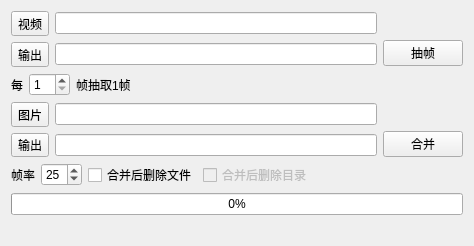
<?xml version="1.0" encoding="UTF-8"?>
<ui version="4.0">
 <class>Form</class>
 <widget class="QWidget" name="Form">
  <property name="geometry">
   <rect>
    <x>0</x>
    <y>0</y>
    <width>474</width>
    <height>246</height>
   </rect>
  </property>
  <property name="minimumSize">
   <size>
    <width>474</width>
    <height>246</height>
   </size>
  </property>
  <property name="maximumSize">
   <size>
    <width>474</width>
    <height>246</height>
   </size>
  </property>
  <property name="windowTitle">
   <string>vitool</string>
  </property>
  <layout class="QVBoxLayout" name="verticalLayout_3">
   <item>
    <layout class="QHBoxLayout" name="horizontalLayout_5">
     <item>
      <layout class="QVBoxLayout" name="verticalLayout">
       <item>
        <layout class="QHBoxLayout" name="horizontalLayout_3">
         <item>
          <widget class="QToolButton" name="button_video">
           <property name="text">
            <string>视频</string>
           </property>
          </widget>
         </item>
         <item>
          <widget class="QLineEdit" name="lineEdit_videopath">
           <property name="enabled">
            <bool>true</bool>
           </property>
           <property name="readOnly">
            <bool>true</bool>
           </property>
          </widget>
         </item>
        </layout>
       </item>
       <item>
        <layout class="QHBoxLayout" name="horizontalLayout_4">
         <item>
          <widget class="QToolButton" name="button_output">
           <property name="text">
            <string>输出</string>
           </property>
          </widget>
         </item>
         <item>
          <widget class="QLineEdit" name="lineEdit_outputpath">
           <property name="readOnly">
            <bool>true</bool>
           </property>
          </widget>
         </item>
        </layout>
       </item>
       <item>
        <layout class="QHBoxLayout" name="horizontalLayout_7">
         <item>
          <widget class="QLabel" name="label_2">
           <property name="text">
            <string>每</string>
           </property>
          </widget>
         </item>
         <item>
          <widget class="QSpinBox" name="spinBox_frame">
           <property name="minimum">
            <number>1</number>
           </property>
          </widget>
         </item>
         <item>
          <widget class="QLabel" name="label_4">
           <property name="text">
            <string>帧抽取1帧</string>
           </property>
          </widget>
         </item>
         <item>
          <spacer name="horizontalSpacer">
           <property name="orientation">
            <enum>Qt::Horizontal</enum>
           </property>
           <property name="sizeHint" stdset="0">
            <size>
             <width>40</width>
             <height>20</height>
            </size>
           </property>
          </spacer>
         </item>
        </layout>
       </item>
      </layout>
     </item>
     <item>
      <widget class="QPushButton" name="button_2img">
       <property name="text">
        <string>抽帧</string>
       </property>
      </widget>
     </item>
    </layout>
   </item>
   <item>
    <layout class="QHBoxLayout" name="horizontalLayout_6">
     <item>
      <layout class="QVBoxLayout" name="verticalLayout_2">
       <item>
        <layout class="QHBoxLayout" name="horizontalLayout">
         <item>
          <widget class="QToolButton" name="button_img">
           <property name="text">
            <string>图片</string>
           </property>
          </widget>
         </item>
         <item>
          <widget class="QLineEdit" name="lineEdit_imgpath"/>
         </item>
        </layout>
       </item>
       <item>
        <layout class="QHBoxLayout" name="horizontalLayout_2">
         <item>
          <widget class="QToolButton" name="button_output_2">
           <property name="text">
            <string>输出</string>
           </property>
          </widget>
         </item>
         <item>
          <widget class="QLineEdit" name="lineEdit_outputpath_2"/>
         </item>
        </layout>
       </item>
       <item>
        <layout class="QHBoxLayout" name="horizontalLayout_8">
         <item>
          <widget class="QLabel" name="label_3">
           <property name="text">
            <string>帧率</string>
           </property>
          </widget>
         </item>
         <item>
          <widget class="QSpinBox" name="spinBox_fps">
           <property name="minimum">
            <number>1</number>
           </property>
           <property name="maximum">
            <number>60</number>
           </property>
           <property name="value">
            <number>25</number>
           </property>
          </widget>
         </item>
         <item>
          <widget class="QCheckBox" name="checkBox_deleteimg">
           <property name="minimumSize">
            <size>
             <width>0</width>
             <height>0</height>
            </size>
           </property>
           <property name="text">
            <string>合并后删除文件</string>
           </property>
          </widget>
         </item>
         <item>
          <widget class="QCheckBox" name="checkBox_deletedir">
           <property name="enabled">
            <bool>false</bool>
           </property>
           <property name="text">
            <string>合并后删除目录</string>
           </property>
          </widget>
         </item>
         <item>
          <spacer name="horizontalSpacer_2">
           <property name="orientation">
            <enum>Qt::Horizontal</enum>
           </property>
           <property name="sizeHint" stdset="0">
            <size>
             <width>40</width>
             <height>20</height>
            </size>
           </property>
          </spacer>
         </item>
        </layout>
       </item>
      </layout>
     </item>
     <item>
      <widget class="QPushButton" name="button_2video">
       <property name="text">
        <string>合并</string>
       </property>
      </widget>
     </item>
    </layout>
   </item>
   <item>
    <widget class="QProgressBar" name="progressBar">
     <property name="value">
      <number>0</number>
     </property>
    </widget>
   </item>
   <item>
    <widget class="QLabel" name="progresstext">
     <property name="text">
      <string/>
     </property>
     <property name="alignment">
      <set>Qt::AlignCenter</set>
     </property>
    </widget>
   </item>
  </layout>
 </widget>
 <resources/>
 <connections/>
</ui>
